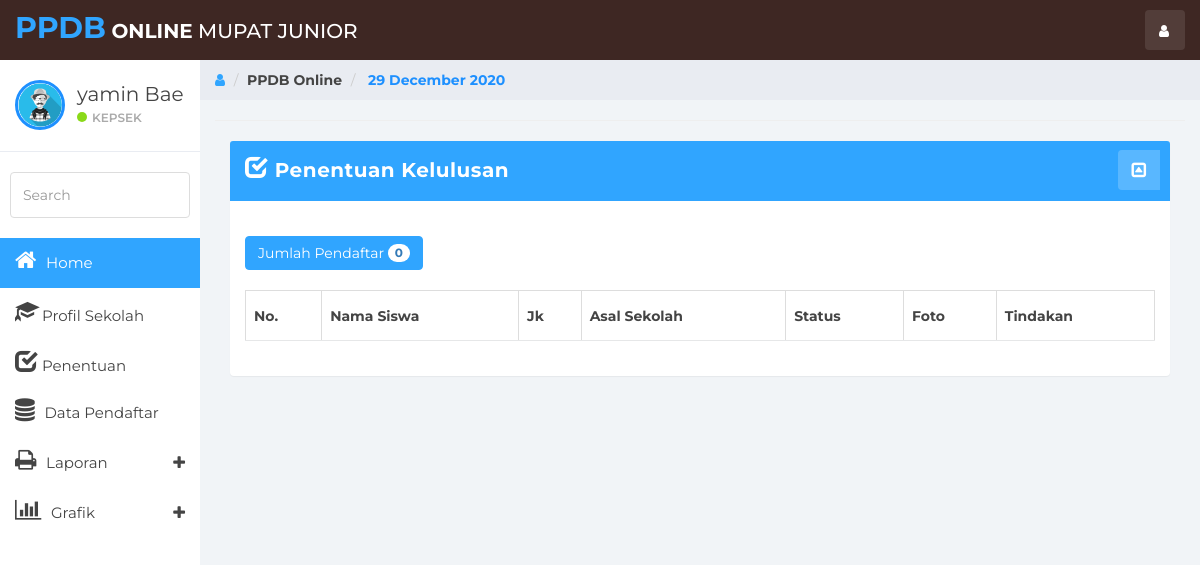
Page /Hal_kepsek.php?page=admin&action=penentuan (signed in) on the committed database.
### tables this page shows
CREATE TABLE `tb_user` (
  `kode_user` varchar(11) NOT NULL,
  `username` varchar(15) NOT NULL,
  `password` varchar(60) NOT NULL,
  `pass` varchar(50) NOT NULL,
  `nama_lengkap` varchar(50) NOT NULL,
  `level` varchar(15) NOT NULL,
  `gambar` varchar(50) NOT NULL,
  PRIMARY KEY (`kode_user`) USING BTREE
);

### admin/penentuan.php (the view, shortened to what this page needs)
<?php
include 'inc/koneksi.php';
 ?>
	<div class="col-md-12">
				<div class="panel panel-primary">
					<div class="panel-heading"><span class="glyphicon glyphicon-check" style="font-size: 23px;"></span><b> Penentuan Kelulusan</b>
						<span class="pull-right clickable panel-toggle panel-button-tab-left"><em class="fa fa-toggle-up"></em></span>
					</div>
		<div class="panel-body">
<?php $jml =mysqli_num_rows(mysqli_query($con,"SELECT * FROM tb_siswa"));?>
<br>
<button class="btn btn-primary" type="button">
Jumlah Pendaftar <span class="badge"><?php echo "".$jml." ";?></span>
</button>
<br>
<br>
<div class="table-responsive">
		<table class="table table-striped table table-bordered table table-hover" id="data">
			<thead>
				<tr>
					<th>No.</th>
					<th>Nama Siswa</th>
					<th>Jk</th>
					<th>Asal Sekolah</th>
					<th>Status</th>
					<th>Foto</th>
					<th>Tindakan</th>
				</tr>
			</thead>
		</table>
		</div>
					</div>
				</div>
			</div>

### Hal_kepsek.php (shortened to what this page needs)
<?php
include 'inc/koneksi.php';
if (@$_SESSION['kepsek']) {
 ?>
 <!DOCTYPE html>
<html>
<head>
	<link href="assets/css/bootstrap.min.css" rel="stylesheet">
	<link href="assets/css/font-awesome.min.css" rel="stylesheet">
	<link href="assets/css/datepicker3.css" rel="stylesheet">
	<link href="assets/css/styles.css" rel="stylesheet">
		<link rel="stylesheet" type="text/css" href="assets/DataTables/media/css/jquery.dataTables.css">
	<link rel="stylesheet" type="text/css" href="assets/DataTables/media/css/dataTables.bootstrap.css">
</head>
<body>
		<nav class="navbar navbar-custom navbar-fixed-top" role="navigation" style="color:#3e2723;">
			<?php
if (@$_SESSION['kepsek']) {
$sesi = @$_SESSION['kepsek'];
}
$sql_formulir = mysqli_query($con,"select * from tb_user where kode_user = '$sesi'") or die(mysqli_error());
$data = mysqli_fetch_array($sql_formulir);
?>
		<div class="container-fluid">
			<div class="navbar-header">
				<a class="navbar-brand" href="#"><span style="font-size: 30px;"><b>PPDB</b></span> <b> Online</b> MUPAT JUNIOR</a>
				<ul class="nav navbar-top-links navbar-right">
					<li class="dropdown"><a class="dropdown-toggle count-info" data-toggle="dropdown" href="#">
						<em class="fa fa-user"></em>
					</a>
					</li>
				</ul>
			</div>
		</div>
	</nav>
	<div id="sidebar-collapse" class="col-sm-3 col-lg-2 sidebar">
		<div class="profile-sidebar">
			<div class="profile-userpic">
				<img src="assets/gambar/user/<?php echo $data ['gambar']; ?>" class="img-responsive" alt="" style="
                    border: 3px solid dodgerblue;
                    border-radius: 100%;">
			</div>
			<div class="profile-usertitle">
				<div class="profile-usertitle-name"><?php echo $data ['nama_lengkap']; ?></div>
				<div class="profile-usertitle-status"><span class="indicator label-success"></span><?php echo $data ['level']; ?></div>
			</div>
		</div>
		<form role="search">
			<div class="form-group">
				<input type="text" class="form-control" placeholder="Search">
			</div>
		</form>
		<ul class="nav menu">
			<li  class="active"><a href="Hal_kepsek.php"><em class="fa fa-home" style="font-size: 23px;">&nbsp;</em> Home</a></li>
			<li><a href="?page=admin&action=profil"><em class="glyphicon glyphicon-education" style="font-size: 23px;"> </em> Profil Sekolah</a></li>
			<li><a href="?page=admin&action=penentuan"><em class="glyphicon glyphicon-check" style="font-size: 23px;"></em> Penentuan</a></li>
			<li><a href="?page=admin&action=lihat"><em class="fa fa-database" style="font-size: 23px;">&nbsp;</em> Data Pendaftar</a></li>
			<li class="parent "><a data-toggle="collapse" href="#sub-item-1">
				<em class="fa fa-print" style="font-size: 23px;">&nbsp;</em> Laporan <span data-toggle="collapse" href="#sub-item-1" class="icon pull-right"><em class="fa fa-plus"></em></span>
				</a>
			</li>
			<li class="parent "><a data-toggle="collapse" href="#sub-item-2">
				<em class="fa fa-bar-chart" style="font-size: 23px;">&nbsp;</em> Grafik <span data-toggle="collapse" href="#sub-item-1" class="icon pull-right"><em class="fa fa-plus"></em></span>
				</a>
			</li>
		</ul>
	</div>
	<div class="col-sm-9 col-sm-offset-3 col-lg-10 col-lg-offset-2 main">
		<div class="row">
			<ol class="breadcrumb">
				<li><a href="#">
					<em class="fa fa-user"></em>
				</a></li>
				<li><b>PPDB Online</b></li>
				<li><b style="color: dodgerblue;"><?php echo date (" d F Y") ?></b></li>
			</ol>
		</div>
		<hr>
<?php
$page = @$_GET['page'];
$action = @$_GET['action'];
if ($page=="admin") {
	if ($action=="") {
		include 'admin/formulir.php';
	}elseif ($action=="penentuan") {
		include 'admin/penentuan.php';
	}elseif ($action=="lihat") {
		include 'admin/data_pendaftar.php';
	}elseif ($action=="detail") {
		include 'admin/detail_formulir.php';
	}elseif ($action=="proses") {
		include 'admin/proses_penentuan.php';
	}elseif ($action=="hapus") {
		include 'admin/hapus.php';
	}elseif ($action=="user") {
		include 'admin/manage_user.php';
	}elseif ($action=="edituser") {
		include 'admin/edit_user.php';
	}elseif ($action=="deluser") {
		include 'admin/del_user.php';
	}elseif ($action=="all_laporan") {
		include 'Laporan/all_laporan.php';
	}elseif ($action=="formulir") {
		include 'admin/formulir.php';
	}elseif ($action=="editsiswa") {
		include 'admin/edit_formulir.php';
	}elseif ($action=="profil") {
		include 'profil.php';
	}elseif ($action=="grafik") {
		include 'admin/grafik.php';
	}elseif ($action=="grafik1") {
		include 'admin/grafik1.php';
	}elseif ($action=="editadmin") {
		include 'admin/edit_user_admin.php';
	}elseif ($action=="deladmin") {
		include 'admin/del_admin.php';
	}
}elseif ($page=="") {
	include 'kepsek/Home_kepsek.php';
}else{
	echo "404 !! Notfound";
}
?>
	</div>
</body>
</html>
<?php
}else{
	header("location:/ppdb-mupat/index.php");
}
 ?>

### assets/css/styles.css (style rules this page uses)
body { background: #f1f4f7; padding-top: 60px; font-size: 14px; color: #444444; font-family: "Montserrat", "Helvetica Neue", Helvetica, Arial, sans-serif; }
a, a:hover, a:focus { color: #30a5ff; }
input.form-control { border: 1px solid #ddd; box-shadow: none; height: 46px; }
.navbar-custom { background: #3e2723; background-color: #3e2723; height: 60px; }
.navbar-header .navbar-brand { color: #fff; font-size: 20px; text-transform: uppercase; font-weight: 500; height: 60px; padding-top: 18px; }
.navbar-header .navbar-brand span { color: #30a5ff; }
.dropdown { background: rgba(255, 255, 255, 0.1); float: left; margin: 10px 8px; padding: 0px; border-radius: 4px; }
.dropdown a.dropdown-toggle { color: #fff; height: 40px; width: 40px; padding-top: 11px; padding-left: 9px; }
.navbar-top-links li:last-child { margin-right: 15px; }
.dropdown em { margin: 0 5px; }
.btn-primary, .btn-primary:hover, .btn-primary:focus, .btn-primary:active, .btn-primary.active, .open>.dropdown-toggle.btn-primary, .btn-primary.disabled, .btn-primary[disabled], fieldset[disabled] .btn-primary, .btn-primary.disabled:hover, .btn-primary[disabled]:hover, fieldset[disabled] .btn-primary:hover, .btn-primary.disabled:focus, .btn-primary[disabled]:focus, fieldset[disabled] .btn-primary:focus, .btn-primary.disabled:active, .btn-primary[disabled]:active, fieldset[disabled] .btn-primary:active, .btn-primary.disabled.active, .btn-primary[disabled].active, fieldset[disabled] .btn-primary.active { background-color: #30a5ff; border-color: #30a5ff; }
.label-success { background-color: #8ad919; }
.panel { border: 0; }
.panel-heading .fa-toggle-up, .panel-heading .fa-toggle-down { font-size: 17px; }
.panel-primary>.panel-heading { background-color: #30a5ff; color: #fff; border: none; }
.panel-primary .panel-settings, .panel-primary .panel-toggle, .panel-success .panel-settings, .panel-success .panel-toggle, .panel-info .panel-settings, .panel-info .panel-toggle, .panel-warning .panel-settings, .panel-warning .panel-toggle, .panel-danger .panel-settings, .panel-danger .panel-toggle { border: none; color: #fff; background-color: rgba(255, 255, 255, 0.2); }
.panel-heading { font-size: 20px; font-weight: 300; letter-spacing: 0.025em; height: 60px; line-height: 38px; }
.panel-settings a, .panel-toggle { width: 40px; padding: 2px 0 0 0; }
.panel-settings, .panel-toggle { display: inline-block; margin: -1px -5px 0 15px !important; border-radius: 4px; text-align: center; border: 1px solid #e9ecf2; color: #7c7c7c; background: #fff; width: 42px; }
.clickable { cursor: pointer; }
.panel-heading span { margin: 0px; font-size: 14px; }
.panel-button-tab-left { border-top-right-radius: 0; border-bottom-right-radius: 0; }
.navbar { border: 0; }
.sidebar { display: block; padding: 0; display: none; box-shadow: none; background: #fff; }
.sidebar ul { margin: 20px 0px; }
.sidebar form { padding: 10px 0 0 0; margin: 10px 10px 20px 10px; }
@media (min-width: 768px) { .sidebar { display: block; position: fixed; top: 60px; bottom: 0; left: 0; z-index: 1000; display: block; margin: 0; padding: 0; overflow-x: hidden; overflow-y: auto; } }
@media (min-width: 768px) { .navbar-header { width: 100%; } }
.sidebar ul.nav .active a, .sidebar ul.nav li.parent a.active, .sidebar ul.nav .active>a:hover, .sidebar ul.nav li.parent a.active:hover, .sidebar ul.nav .active>a:focus, .sidebar ul.nav li.parent a.active:focus { color: #fff; background-color: #30a5ff; }
.sidebar ul.nav li a { height: 50px; font-size: 15px; line-height: 2em; color: #444444; }
.profile-sidebar { padding: 10px 0; border-bottom: 1px solid #e9ecf2; }
.indicator { width: 10px; height: 10px; display: inline-block; border-radius: 9999px; margin-right: 5px; }
.profile-userpic img { float: left; margin: 10px 0px 0px 15px; width: 50px; height: 50px; border-radius: 9999px !important; }
.profile-usertitle { float: left; text-align: left; margin: 10px 0 0 12px; }
.profile-usertitle-name { font-size: 20px; margin-bottom: 0px; }
.profile-usertitle-status { text-transform: uppercase; color: #AAA; font-size: 12px; font-weight: 600; margin-bottom: 15px; }
.breadcrumb { border-radius: 0; padding: 10px 15px 10px 15px; background: #e9ecf2; margin: 0; }
.table { background: #fff; }
.table>thead>tr>th { border-bottom: 1px solid #e6e7e8; vertical-align: middle; height: 50px; }

### rows in the picture
tb_user: gambar (picture), nama_lengkap "yamin Bae", level "KEPSEK"

### other values in the picture
date (" d F Y") "29 December 2020"
$jml "0"
